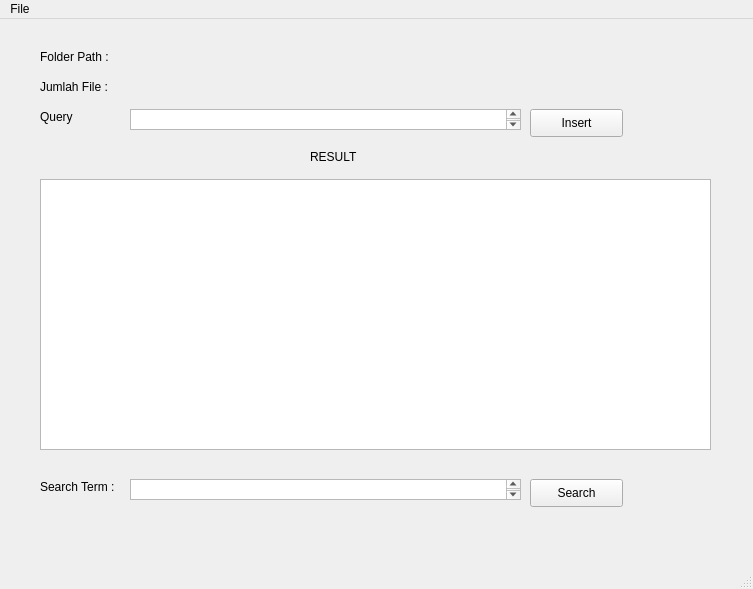
<?xml version="1.0" encoding="UTF-8"?>
<ui version="4.0">
 <class>MainWindow</class>
 <widget class="QMainWindow" name="MainWindow">
  <property name="geometry">
   <rect>
    <x>0</x>
    <y>0</y>
    <width>753</width>
    <height>589</height>
   </rect>
  </property>
  <property name="windowTitle">
   <string>MainWindow</string>
  </property>
  <widget class="QWidget" name="centralwidget">
   <widget class="QLabel" name="label">
    <property name="geometry">
     <rect>
      <x>40</x>
      <y>30</y>
      <width>81</width>
      <height>16</height>
     </rect>
    </property>
    <property name="text">
     <string>Folder Path :</string>
    </property>
   </widget>
   <widget class="QLabel" name="pathLabel">
    <property name="geometry">
     <rect>
      <x>130</x>
      <y>30</y>
      <width>451</width>
      <height>16</height>
     </rect>
    </property>
    <property name="text">
     <string/>
    </property>
   </widget>
   <widget class="QLabel" name="label_2">
    <property name="geometry">
     <rect>
      <x>40</x>
      <y>60</y>
      <width>81</width>
      <height>16</height>
     </rect>
    </property>
    <property name="text">
     <string>Jumlah File :</string>
    </property>
   </widget>
   <widget class="QLabel" name="totalFileLabel">
    <property name="geometry">
     <rect>
      <x>130</x>
      <y>60</y>
      <width>111</width>
      <height>16</height>
     </rect>
    </property>
    <property name="text">
     <string/>
    </property>
   </widget>
   <widget class="QTextEdit" name="queryLabel">
    <property name="geometry">
     <rect>
      <x>130</x>
      <y>90</y>
      <width>391</width>
      <height>21</height>
     </rect>
    </property>
   </widget>
   <widget class="QLabel" name="label_3">
    <property name="geometry">
     <rect>
      <x>40</x>
      <y>90</y>
      <width>55</width>
      <height>16</height>
     </rect>
    </property>
    <property name="text">
     <string>Query</string>
    </property>
   </widget>
   <widget class="QPushButton" name="buttonQuery">
    <property name="geometry">
     <rect>
      <x>530</x>
      <y>90</y>
      <width>93</width>
      <height>28</height>
     </rect>
    </property>
    <property name="text">
     <string>Insert</string>
    </property>
   </widget>
   <widget class="QLabel" name="label_4">
    <property name="geometry">
     <rect>
      <x>40</x>
      <y>460</y>
      <width>91</width>
      <height>16</height>
     </rect>
    </property>
    <property name="text">
     <string>Search Term :</string>
    </property>
   </widget>
   <widget class="QTextEdit" name="termLabel">
    <property name="geometry">
     <rect>
      <x>130</x>
      <y>460</y>
      <width>391</width>
      <height>21</height>
     </rect>
    </property>
   </widget>
   <widget class="QPushButton" name="buttonSearch">
    <property name="geometry">
     <rect>
      <x>530</x>
      <y>460</y>
      <width>93</width>
      <height>28</height>
     </rect>
    </property>
    <property name="text">
     <string>Search</string>
    </property>
   </widget>
   <widget class="QLabel" name="termFreqLabel">
    <property name="geometry">
     <rect>
      <x>130</x>
      <y>170</y>
      <width>55</width>
      <height>16</height>
     </rect>
    </property>
    <property name="text">
     <string/>
    </property>
   </widget>
   <widget class="QTextEdit" name="resultLabel">
    <property name="geometry">
     <rect>
      <x>40</x>
      <y>160</y>
      <width>671</width>
      <height>271</height>
     </rect>
    </property>
   </widget>
   <widget class="QLabel" name="label_5">
    <property name="geometry">
     <rect>
      <x>310</x>
      <y>130</y>
      <width>55</width>
      <height>16</height>
     </rect>
    </property>
    <property name="text">
     <string>RESULT</string>
    </property>
   </widget>
  </widget>
  <widget class="QMenuBar" name="menubar">
   <property name="geometry">
    <rect>
     <x>0</x>
     <y>0</y>
     <width>753</width>
     <height>26</height>
    </rect>
   </property>
   <widget class="QMenu" name="menuFile">
    <property name="title">
     <string>File</string>
    </property>
    <addaction name="actionOpen"/>
   </widget>
   <addaction name="menuFile"/>
  </widget>
  <widget class="QStatusBar" name="statusbar"/>
  <action name="actionOpen">
   <property name="text">
    <string>Open</string>
   </property>
  </action>
 </widget>
 <resources/>
 <connections/>
</ui>
